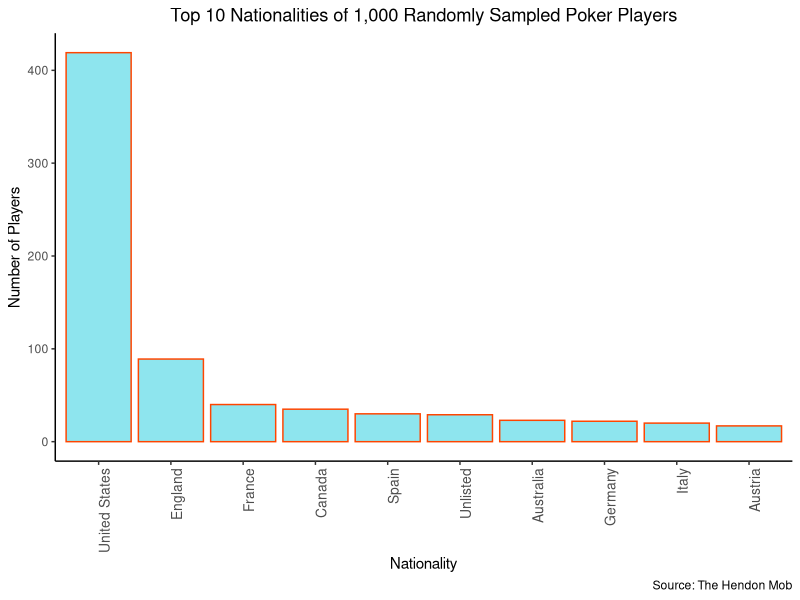
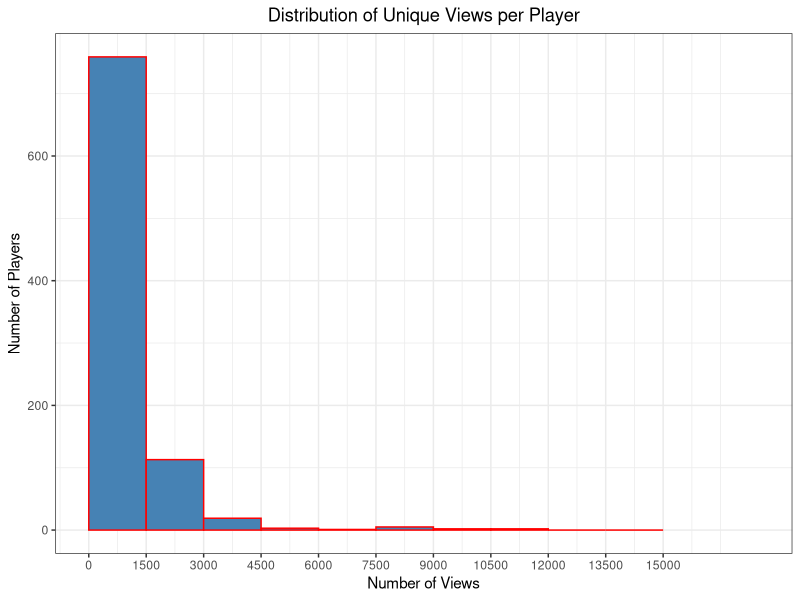
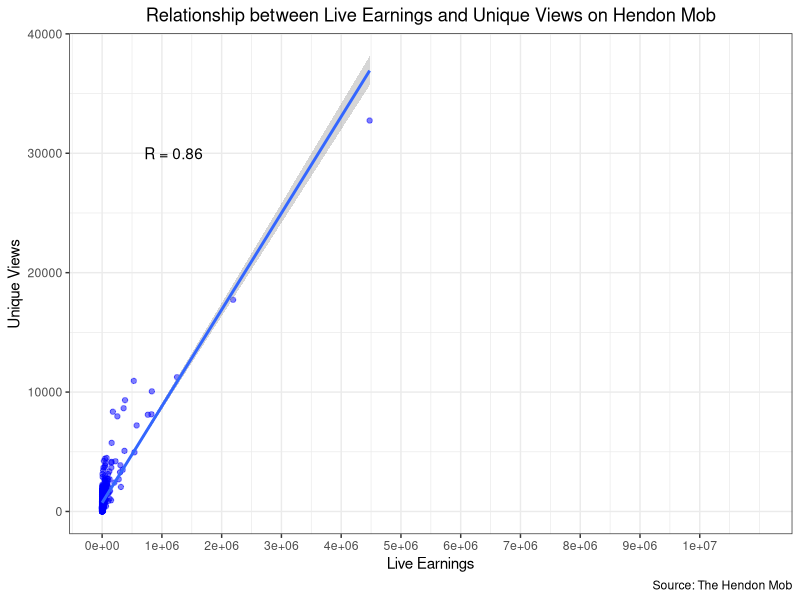
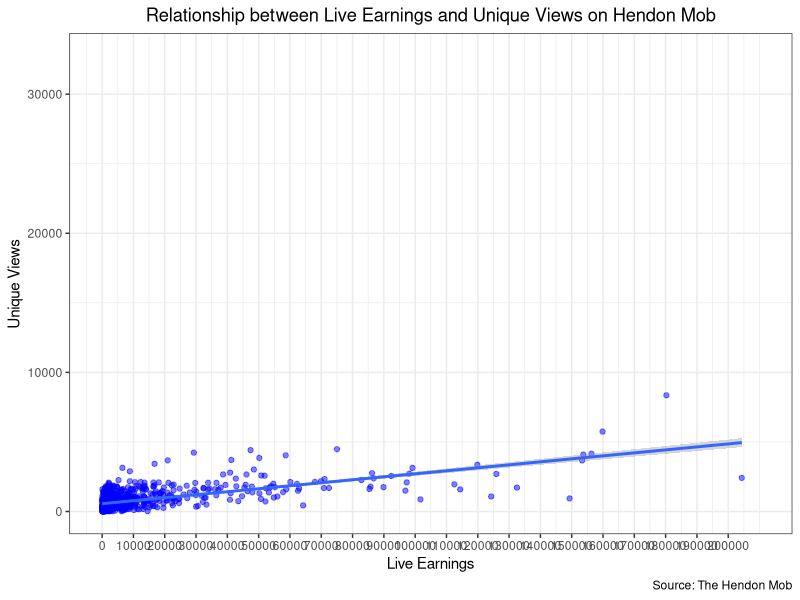
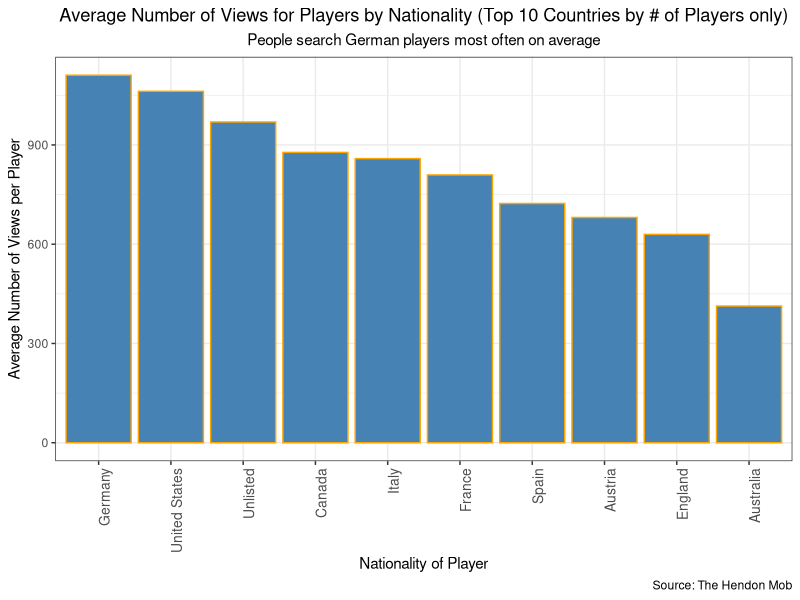
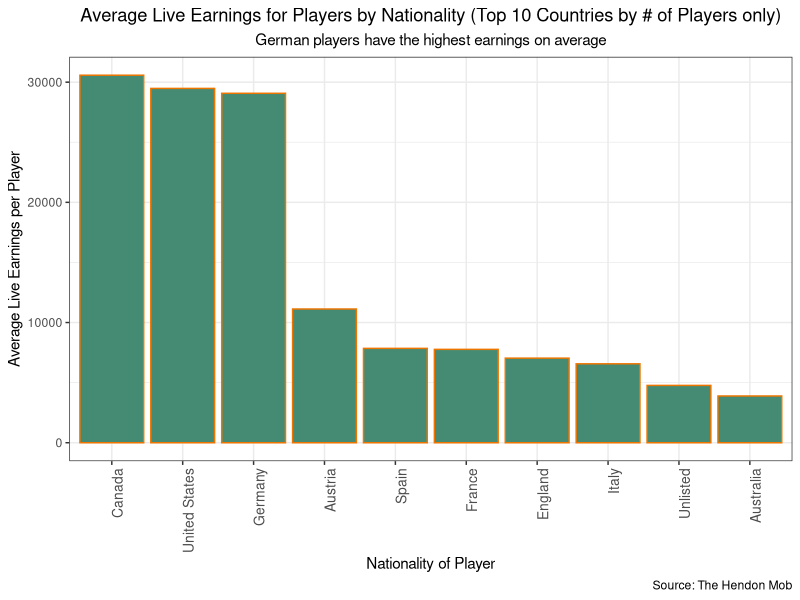
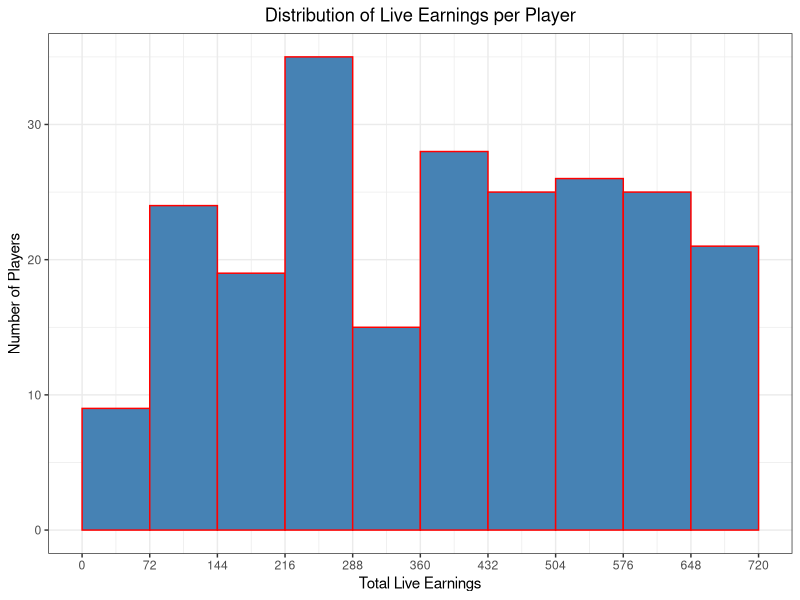
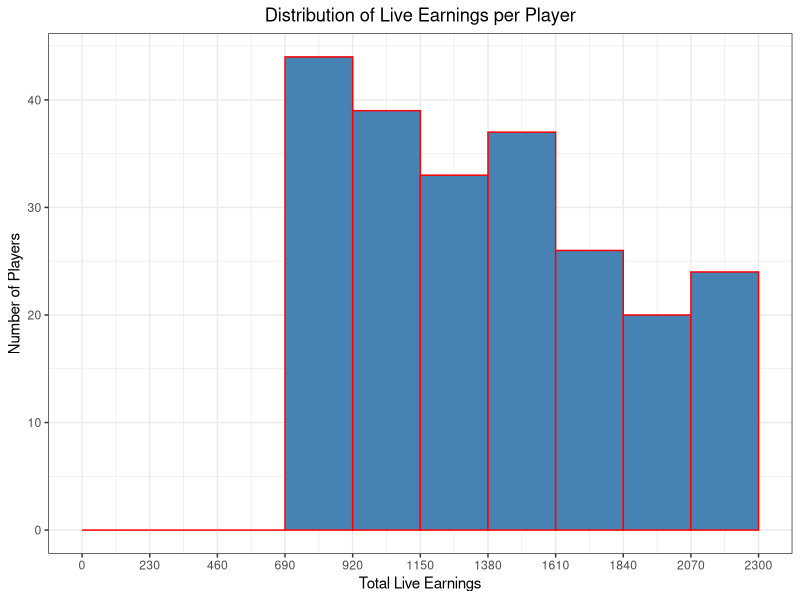

The R script that drew these images, in order: (Note: this script raises an error after producing the figures.)

# Data and Library Load ---------------------------------------------------

library(tidyverse)
library(lubridate)

#Distribution of countries in DB
#Distribution of total earnings
#Distribution of number of outliers
#Distribution of average time between cashes
#Distribution of time between outlier and next cash
#Buy-ins? (This is difficult with Hendon Mob)
#Cashes/year
#What can we say and what can we not say with Hendon Mob Data??

hendon_summaries_df <- read_csv("hendon_summaries.csv")

hendon_summaries_df <- hendon_summaries_df %>%
  mutate(new_name = case_when(is.na(name) == TRUE ~ nationality, is.na(name) == FALSE ~ name)) %>%
  mutate(new_nationality = case_when(is.na(name) == TRUE ~ "Unlisted", is.na(name) == FALSE ~ nationality)) %>%
  mutate(average_cash = round(sum_of_cashes/number_of_cashes, 2)) %>%
  mutate(average_placement = round(average_placement), 2) %>%
  mutate(average_buy_in = round(average_buy_in), 2) %>%
  mutate(last_date = as_date(last_date)) %>%
  mutate(first_date = as_date(first_date)) %>%
  mutate(years_played = round((last_date - first_date)/365.25,2)) %>%
  mutate(average_time_btwn_cash = round((last_date - first_date)/number_of_cashes), 2) %>%
  mutate(average_time_btwn_cash = as.numeric(average_time_btwn_cash)) %>%
  mutate(binks_proportion = round(number_of_binks/number_of_cashes * 100, 2)) %>%
  select(name = new_name, nationality = new_nationality, average_buy_in, 
         number_of_cashes, sum_of_cashes, average_cash, average_placement, number_of_binks,
         binks_proportion, number_of_countries_cashed, first_date, last_date, years_played, 
         average_time_btwn_cash, unique_views) %>%
  arrange(desc(sum_of_cashes)) %>%
  mutate(quantile = ntile(sum_of_cashes, 4)) 

#average time between cash interpreted as "he has a cash once every X days on average"

first_hendon_mob_quantile <- hendon_summaries_df %>%
  filter(quantile == 1)

second_hendon_mob_quantile <- hendon_summaries_df %>%
  filter(quantile == 2)

third_hendon_mob_quantile <- hendon_summaries_df %>%
  filter(quantile == 3)

fourth_hendon_mob_quantile <- hendon_summaries_df %>%
  filter(quantile == 4)



# Nationalities in the dataset --------------------------------------------


nationality_summary <- hendon_summaries_df %>%
  group_by(nationality) %>%
  summarise(number = n()) %>%
  arrange(desc(number)) %>%
  top_n(10, number)

top_nationality_plot <- ggplot(data=nationality_summary, aes(x=reorder(nationality, -number), y = number))

top_nationality_plot + geom_bar(stat = "identity", fill = "cadetblue2", col = "orangered1" ) + 
  labs(x = "Nationality", y = "Number of Players", 
       title = "Top 10 Nationalities of 1,000 Randomly Sampled Poker Players", caption = "Source: The Hendon Mob") +
  theme_classic() + 
  theme(plot.title = element_text(hjust = 0.5)) + 
  theme(axis.text.x = element_text(angle=90, hjust=1, size = 10)) 



# Distribution of unique views --------------------------------------------

range(hendon_summaries_df$unique_views)

unique_views_plot <- ggplot(hendon_summaries_df, aes(unique_views))

unique_views_plot + 
  theme_bw() + 
  geom_histogram(breaks=seq(0, 15000, by=1500), col="red", fill="steelblue", alpha = 1) + 
  scale_x_continuous(breaks = seq(0,15000, by = 1500), limits = c(0,17500)) + 
  labs(x = "Number of Views", y = "Number of Players", title = "Distribution of Unique Views per Player") + 
  theme(plot.title = element_text(hjust = 0.5))



# Relationship between views and cashes -----------------------------------

range(hendon_summaries_df$sum_of_cashes)

cor(hendon_summaries_df$sum_of_cashes, hendon_summaries_df$unique_views, method = "pearson") 

cashes_and_views_plot <- ggplot(hendon_summaries_df, aes(x = sum_of_cashes, y = unique_views))

cashes_and_views_plot + 
  theme_bw() +
  geom_point(col = "blue", alpha = .5) +
  scale_x_continuous(breaks = seq(0,10000000, by = 1000000), limits = c(0,11000000)) +
  labs(x = "Live Earnings", y = "Unique Views", title = "Relationship between Live Earnings and Unique Views on Hendon Mob", caption = "Source: The Hendon Mob") + 
  theme(plot.title = element_text(hjust = 0.5)) +
  geom_smooth(method = "lm") +
  annotate("text", x = 1200000, y = 30000, label = "R = 0.86")


cashes_and_views_plot + 
  theme_bw() +
  geom_point(col = "blue", alpha = .5) +
  scale_x_continuous(breaks = seq(0,200000, by = 10000), limits = c(0,210000)) +
  labs(x = "Live Earnings", y = "Unique Views", title = "Relationship between Live Earnings and Unique Views on Hendon Mob", caption = "Source: The Hendon Mob") + 
  theme(plot.title = element_text(hjust = 0.5)) +
  geom_smooth(method = "lm")

 
#slope of line gets smaller as we reduce live earnings. Unique views increase more as you increase live earnings,
#somewhat exponential growth.


# Unique views per country ------------------------------------------------


unique_views_country_summary <- hendon_summaries_df %>%
  group_by(nationality) %>%
  summarise(average_unique_views = mean(unique_views), number_of_players = n())


unique_views_country_summary_top_10 <- unique_views_country_summary %>%
  top_n(10, number_of_players)

#average unique views for top 10 countries by number_of_players

average_unique_views_plot <- ggplot(data = unique_views_country_summary_top_10 , aes(x=reorder(nationality, - average_unique_views), y = average_unique_views))

average_unique_views_plot + geom_bar(stat = "identity", fill = "steelblue", col = "orange") + 
  labs(x = "Nationality of Player", y = "Average Number of Views per Player", 
       title = "Average Number of Views for Players by Nationality (Top 10 Countries by # of Players only)", subtitle = "People search German players most often on average", caption = "Source: The Hendon Mob") +
  theme_bw() + 
  theme(plot.title = element_text(hjust = 0.5)) + 
  theme(plot.subtitle = element_text(hjust = 0.5)) +
  theme(axis.text.x = element_text(angle=90, hjust=1, size = 10)) 



# Average Total Earnings per Country among Players ------------------------


live_earnings_country_summary <- hendon_summaries_df %>%
  group_by(nationality) %>%
  summarise(average_live_earnings = mean(sum_of_cashes), number_of_players = n())


live_earnings_country_summary_top_10 <- live_earnings_country_summary %>%
  top_n(10, number_of_players)

#average unique views for top 10 countries by number_of_players

average_live_earnings_plot <- ggplot(data = live_earnings_country_summary_top_10 , aes(x=reorder(nationality, - average_live_earnings), y = average_live_earnings))

average_live_earnings_plot + geom_bar(stat = "identity", fill = "aquamarine4", col = "darkorange2") + 
  labs(x = "Nationality of Player", y = "Average Live Earnings per Player", 
       title = "Average Live Earnings for Players by Nationality (Top 10 Countries by # of Players only)", subtitle = "German players have the highest earnings on average", caption = "Source: The Hendon Mob") +
  theme_bw() + 
  theme(plot.title = element_text(hjust = 0.5)) + 
  theme(plot.subtitle = element_text(hjust = 0.5)) +
  theme(axis.text.x = element_text(angle=90, hjust=1, size = 10)) 



# Notes and possible analyses ---------------------------------------------

#Ideas: 

#1: Try to tell the story of what happens to players after a big score.
#What is a big score? How many players experience a big score? What happens afterwards?
#How many players follow the big score up with another big score? 
#How many go on a huge drought?
#Metrics needed: Definition of big score, usage of cashes summary in computation of this


#2 Try to find what makes a player famous. Regression models for "unique views" including random forests, 
#other machine learning decision tree models

#x variables: live earnings, country, number of cashes, average placement, years played
#y variable unique views


#3 Look at distribution of sample of Hendon Mob players, turn it into a Markdown/Shiny project
#and post on Github as creation of portfolio

#Note ~ 600,000 players on hendon mob

#1% sample is 6,000

#Things to look at - 

#Distribution of countries in DB
#Distribution of total earnings
#Distribution of number of outliers
#Distribution of average time between cashes
#Distribution of time between outlier and next cash
#Disribution in amount of countries cashed in
#Buy-ins? (This is difficult with Hendon Mob)
#Cashes/year
#What can we say and what can we not say with Hendon Mob Data??


#Separate into groups
#High, medium, low cashes
#What do these populations look like with the parameters above?
#Are there different average stories for each population?
#Nature of differences between groups?

#We are defining bink as any score more than 100x average buy in


#Need a plan for analyses and how to present them in my markdown

#Probably something about the entire population about the specific differences 
#between quartiles - how do these categories/players differ


# Distribution of total earnings ------------------------------------------

display_dist_tot_earnings <- function(hendon_summaries){ 
  
  max_cash <- signif(max(hendon_summaries$sum_of_cashes), 2)
  
  total_earnings_plot <- ggplot(data = hendon_summaries, aes(sum_of_cashes))
  
  total_earnings_plot + 
    theme_bw() + 
    geom_histogram(breaks=seq(0, max_cash, by=max_cash/10), col="red", fill="steelblue", alpha = 1) + 
    scale_x_continuous(breaks = seq(0,max_cash, by = max_cash/10), limits = c(0,max_cash)) + 
    labs(x = "Total Live Earnings", y = "Number of Players", title = "Distribution of Live Earnings per Player") + 
    theme(plot.title = element_text(hjust = 0.5))
  
  
}

display_dist_tot_earnings(first_hendon_mob_quantile)
display_dist_tot_earnings(second_hendon_mob_quantile)
display_dist_tot_earnings(third_hendon_mob_quantile)
display_dist_tot_earnings(fourth_hendon_mob_quantile)

#Conclusion - live earnings are more and more right skewed in higher quartiles of players


# Distribution of Amount of Countries Cashed in ---------------------------

display_dist_countries_cashed <- function(hendon_summaries){
  
  max_countries_cashed <- max(hendon_summaries$number_of_countries_cashed)
  
  countries_cashed_plot <- ggplot(data = hendon_summaries, aes(number_of_countries_cashed))
  
  
  countries_cashed_plot + 
    theme_bw() + 
    geom_histogram(breaks=seq(0, max_countries_cashed + 2, by=2), col="red", fill="steelblue", alpha = 1) + 
    scale_x_continuous(breaks = seq(0,max_countries_cashed + 2, by = 2), limits = c(0,max_countries_cashed + 1)) + 
    labs(x = "Number of Countries Cashed", y = "Number of Players", 
         title = "Distribution of Number of Countries Cashed") + 
    theme(plot.title = element_text(hjust = 0.5))
  
  
}

display_dist_countries_cashed(hendon_summaries_df)
display_dist_countries_cashed(first_hendon_mob_quantile)
display_dist_countries_cashed(second_hendon_mob_quantile)
display_dist_countries_cashed(third_hendon_mob_quantile)
display_dist_countries_cashed(fourth_hendon_mob_quantile)


earnings_and_countries_plot <- ggplot(hendon_summaries_df, aes(x = sum_of_cashes, y = number_of_countries_cashed))

earnings_and_countries_plot  + 
  theme_bw() +
  geom_point(col = "blue", alpha = .5) +
  scale_x_continuous(breaks = seq(0,10000000, by = 1000000), limits = c(0,11000000)) +
  labs(x = "Live Earnings", y = "Countries Cashed", title = "Relationship between Live Earnings and Countries Cashed on Hendon Mob", caption = "Source: The Hendon Mob") + 
  theme(plot.title = element_text(hjust = 0.5)) +
  geom_smooth(method = "lm") 


# Average Time between Cashes Distribution --------------------------------


display_dist_time_btwn_cashes <- function(hendon_summaries){ 
  
  hendon_summaries <- hendon_summaries %>%
    filter(number_of_cashes > 1)
  
  time_cashes_plot <- ggplot(data = hendon_summaries, aes(average_time_btwn_cash))
  
  max_time <- signif(max(hendon_summaries$average_time_btwn_cash), 2)
  
  time_cashes_plot + 
    theme_bw() + 
    geom_histogram(breaks=seq(0, max_time, by=max_time/10), col="red", fill="steelblue", alpha = 1) + 
    scale_x_continuous(breaks = seq(0,max_time, by = max_time/10), limits = c(0,max_time)) + 
    labs(x = "Time between Cashes (days)", y = "Number of Players", title = "Distribution of Days Between Cashes") + 
    theme(plot.title = element_text(hjust = 0.5))
  
  
}

display_dist_time_btwn_cashes(hendon_summaries_df)
display_dist_time_btwn_cashes(first_hendon_mob_quantile)
display_dist_time_btwn_cashes(second_hendon_mob_quantile)
display_dist_time_btwn_cashes(third_hendon_mob_quantile)
display_dist_time_btwn_cashes(fourth_hendon_mob_quantile)

#people with more cashes play more often?

#average time for each quartile -


hendon_summaries_more_one_cash <- hendon_summaries_df %>%
  filter(number_of_cashes > 1)

hendon_summaries_average_time_between <- mean(hendon_summaries_more_one_cash$average_time_btwn_cash)

first_hendon_mob_quantile_more_one_cash <- first_hendon_mob_quantile %>%
  filter(number_of_cashes > 1)

first_hendon_mob_quantile_average_time_between <- mean(first_hendon_mob_quantile$average_time_btwn_cash)

second_hendon_mob_quantile_more_one_cash <- second_hendon_mob_quantile_df %>%
  filter(number_of_cashes > 1)

second_hendon_mob_quantile_average_time_between <- mean(second_hendon_mob_quantile$average_time_btwn_cash)

third_hendon_mob_quantile_more_one_cash <- third_hendon_mob_quantile_df %>%
  filter(number_of_cashes > 1)

third_hendon_mob_quantile_quantile_average_time_between <- mean(third_hendon_mob_quantile$average_time_btwn_cash)

fourth_hendon_mob_quantile_more_one_cash <- fourth_hendon_mob_quantile_df %>%
  filter(number_of_cashes > 1)

fourth_hendon_mob_quantile_average_time_between <- mean(fourth_hendon_mob_quantile$average_time_btwn_cash)

time_between_vec <- c(first_hendon_mob_quantile_average_time_between, second_hendon_mob_quantile_average_time_between,
                      third_hendon_mob_quantile_quantile_average_time_between, fourth_hendon_mob_quantile_average_time_between)

time_between_df <- tibble(quartile = seq(1:4), average_time = time_between_vec)

time_between_plot <- ggplot(time_between_df, aes(quartile, average_time))

time_between_plot +
  theme_bw() +
  geom_bar(stat = "identity", col = "red", fill = "steelblue") +
  labs(x = "Quartile", y = "Average Time Between Cashes (days)", title = "Average Time Between Cashes", caption = "Source: The Hendon Mob") + 
  theme(plot.title = element_text(hjust = 0.5)) 

#People with more cashes have longer between them

# Testing -----------------------------------------------------------------

max_time <- max(hendon_summaries_df$average_time_btwn_cash)

